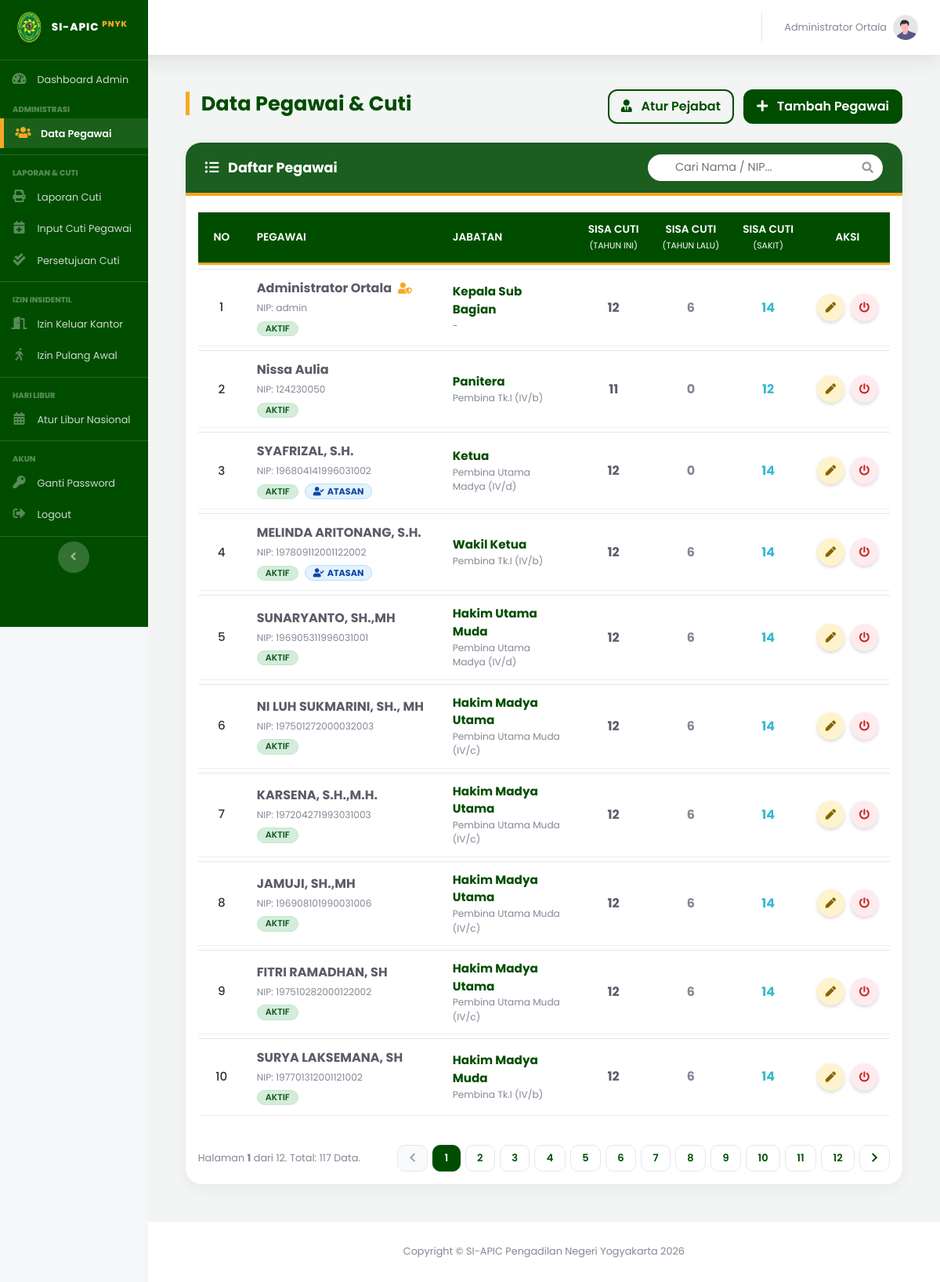
Page /index.php?page=data_pegawai (signed in) on the earlier database version.
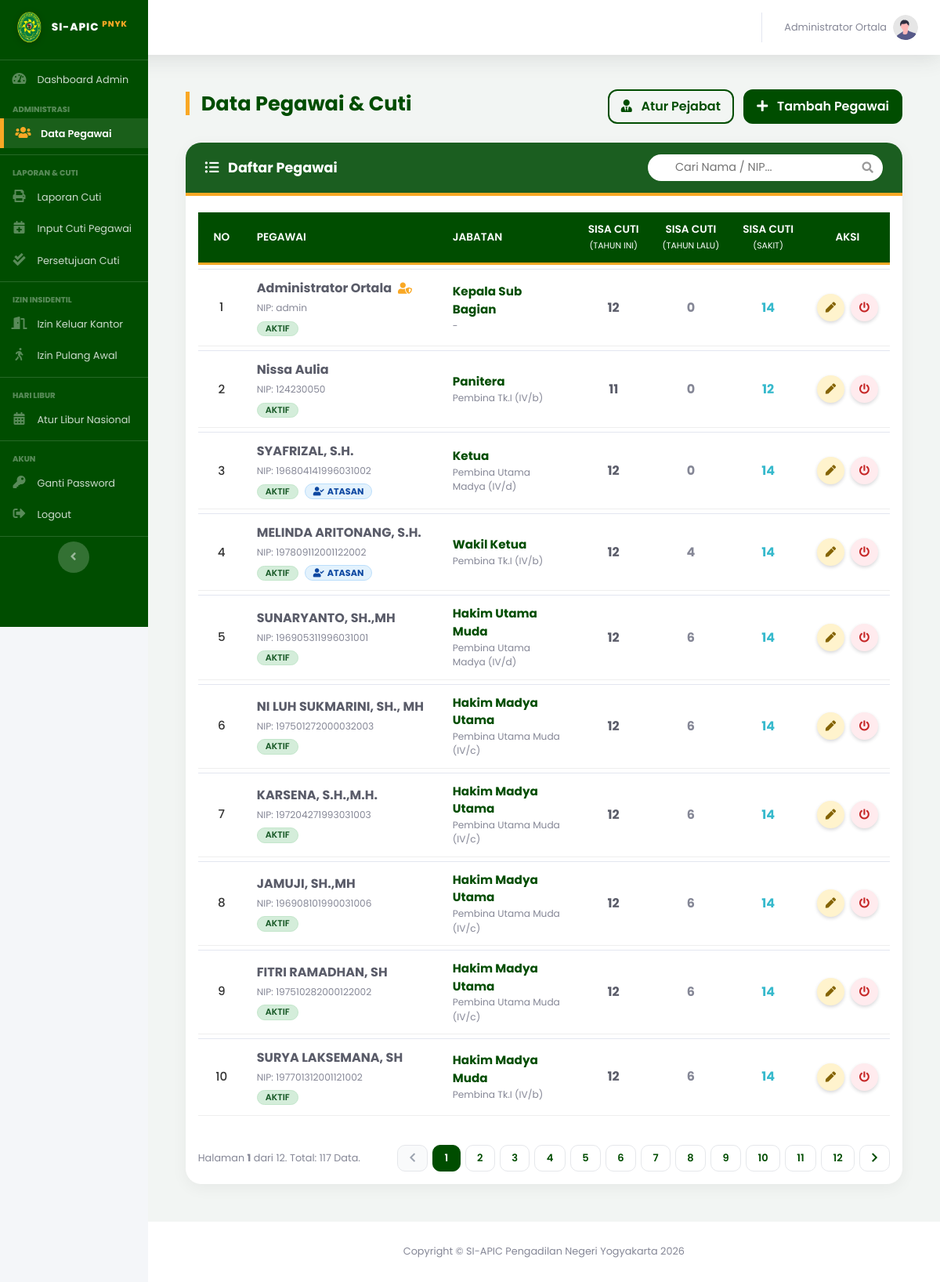
Same page on the later database version.
### tables this page shows
CREATE TABLE `users` (
  `id_user` int(11) NOT NULL,
  `nip` varchar(30) NOT NULL,
  `masa_kerja` varchar(50) DEFAULT NULL,
  `password` varchar(255) NOT NULL,
  `nama_lengkap` varchar(100) NOT NULL,
  `jabatan` varchar(100) DEFAULT NULL,
  `kategori_laporan` enum('HAKIM KARIR DAN AD HOC','PANITERA DAN PANMUD','SEKRETARIS DAN KASUBBAG','PANITERA PENGGANTI','JURUSITA','JURUSITA PENGGANTI','STAF') NOT NULL,
  `pangkat` varchar(50) DEFAULT NULL,
  `unit_kerja` varchar(100) DEFAULT 'Pengadilan Negeri Yogyakarta',
  `no_telepon` varchar(20) DEFAULT NULL,
  `role` enum('admin','user') NOT NULL,
  `is_atasan_langsung` tinyint(1) DEFAULT 0 COMMENT '1=Bisa TTD, 0=Staf Biasa',
  `sisa_cuti_n` int(11) DEFAULT 12,
  `sisa_cuti_n1` int(11) DEFAULT 0,
  `sisa_cuti_n2` int(11) DEFAULT 0,
  `kuota_cuti_sakit` int(11) DEFAULT 14,
  `created_at` timestamp NOT NULL DEFAULT current_timestamp(),
  `status_akun` enum('aktif','nonaktif') DEFAULT 'aktif',
  `id_atasan` int(11) DEFAULT NULL,
  `is_atasan` enum('0','1') DEFAULT '0'
);

### pages/admin/data_pegawai.php (the view, shortened to what the changed rows need)
<?php
$batas = 10;
$halaman = isset($_GET['halaman']) ? (int)$_GET['halaman'] : 1;
$halaman_awal = ($halaman > 1) ? ($halaman * $batas) - $batas : 0;
$where_clause = "";
$nomor = $halaman_awal + 1;
?>
<div class="container-fluid mb-5">
    <div class="card card-pn-custom">
        <div class="card-body p-0">
            <div id="area_tabel" class="p-3">
                <div class="table-responsive">
                    <table class="table table-custom table-hover">
                        <thead class="thead-pn">
                            <tr>
                                <th class="col-fixed-no">No</th>
                                <th class="text-left" style="min-width: 250px;">Pegawai</th>
                                <th class="text-left" style="min-width: 150px;">Jabatan</th>
                                <th class="text-center" width="10%">Sisa Cuti<br><small>(Tahun Ini)</small></th>
                                <th class="text-center" width="10%">Sisa Cuti<br><small>(Tahun Lalu)</small></th>
                                <th class="text-center" width="10%">Sisa Cuti<br><small>(Sakit)</small></th>
                                <th class="text-center" width="12%">Aksi</th>
                            </tr>
                        </thead>
                        <tbody>
                            <?php
                            $query_string = "SELECT u.* FROM users u $where_clause ORDER BY u.id_user ASC LIMIT $halaman_awal, $batas";
                            $query_pegawai = mysqli_query($koneksi, $query_string);
                            if (!$query_pegawai) {
                                echo "<tr><td colspan='7' class='text-center text-danger font-weight-bold py-4'>Error: " . mysqli_error($koneksi) . "</td></tr>";
                            } elseif (mysqli_num_rows($query_pegawai) == 0) {
                                echo "<tr><td colspan='7' class='text-center text-secondary py-5'><i class='fas fa-inbox fa-3x mb-3 text-gray-300'></i><br>Data tidak ditemukan.</td></tr>";
                            } else {
                                while ($data = mysqli_fetch_array($query_pegawai)) {
                                    $is_active = ($data['status_akun'] == 'aktif');
                                    $pangkat_text = isset($data['pangkat']) && !empty($data['pangkat']) ? $data['pangkat'] : '-';
                                    $icon_admin = "";
                                    $role_check = strtolower(trim($data['role']));
                                    if ($role_check === '1' || strpos($role_check, 'admin') !== false) {
                                        $icon_admin = '<i class="fas fa-user-shield ml-2" style="color: var(--pn-gold); font-size: 0.9rem;" title="Administrator"></i>';
                                    }
                            ?>
                            <tr class="align-middle" <?php echo !$is_active ? 'style="background-color: #f8f9fa; opacity: 0.8;"' : ''; ?>>
                                <td class="col-fixed-no"><?php echo $nomor++; ?></td>
                                <td>
                                    <div class="d-flex flex-column justify-content-center">
                                        <div class="d-flex align-items-center">
                                            <span class="font-weight-bold text-dark" style="font-size: 1rem;"><?php echo $data['nama_lengkap']; ?></span>
                                            <?php echo $icon_admin; ?>
                                        </div>
                                        <span class="small text-secondary mt-1">NIP: <?php echo $data['nip']; ?></span>
                                        <div class="mt-1">
                                            <?php if($is_active): ?>
                                                <span class="badge badge-status-active">AKTIF</span>
                                            <?php else: ?>
                                                <span class="badge badge-status-inactive">NONAKTIF</span>
                                            <?php endif; ?>
                                            <?php if($data['is_atasan'] == '1'): ?>
                                                <span class="badge badge-atasan ml-1"><i class="fas fa-user-check mr-1"></i>ATASAN</span>
                                            <?php endif; ?>
                                        </div>
                                    </div>
                                </td>
                                <td>
                                    <div class="d-flex flex-column justify-content-center">
                                        <span class="font-weight-bold text-pn" style="font-size: 0.95rem;"><?php echo $data['jabatan']; ?></span>
                                        <small class="text-muted"><?php echo $pangkat_text; ?></small>
                                    </div>
                                </td>
                                <td class="text-center">
                                    <span class="font-weight-bold text-dark" style="font-size:1rem;"><?php echo $data['sisa_cuti_n']; ?></span>
                                </td>
                                <td class="text-center text-secondary font-weight-bold" style="font-size:1rem;">
                                    <?php echo $data['sisa_cuti_n1']; ?>
                                </td>
                                <td class="text-center text-info font-weight-bold" style="font-size:1rem;">
                                    <?php echo $data['kuota_cuti_sakit']; ?>
                                </td>
                                <td class="text-center">
                                    <div class="d-flex justify-content-center">
                                        <button type="button" class="btn-circle-action btn-edit shadow-sm mr-2" data-toggle="modal" data-target="#modalEdit<?php echo $data['id_user']; ?>" title="Edit Data">
                                            <i class="fas fa-pen fa-sm"></i>
                                        </button>
                                        <?php if($is_active): ?>
                                            <button onclick="konfirmasiStatus('<?php echo $data['id_user']; ?>', 'nonaktifkan', '<?php echo addslashes($data['nama_lengkap']); ?>')" class="btn-circle-action btn-off shadow-sm" title="Nonaktifkan Akun">
                                                <i class="fas fa-power-off fa-sm"></i>
                                            </button>
                                        <?php else: ?>
                                            <button onclick="konfirmasiStatus('<?php echo $data['id_user']; ?>', 'aktifkan', '<?php echo addslashes($data['nama_lengkap']); ?>')" class="btn-circle-action btn-on shadow-sm" title="Aktifkan Akun">
                                                <i class="fas fa-check fa-sm"></i>
                                            </button>
                                        <?php endif; ?>
                                    </div>
                                </td>
                            </tr>
                            <?php } } ?>
                        </tbody>
                    </table>
                </div>
            </div>
        </div>
    </div>
</div>

Differences in the rows shown:
changed users "Administrator Ortala": sisa_cuti_n1 "6" → "0"
changed users "MELINDA ARITONANG, S.H.": sisa_cuti_n1 "6" → "4"
